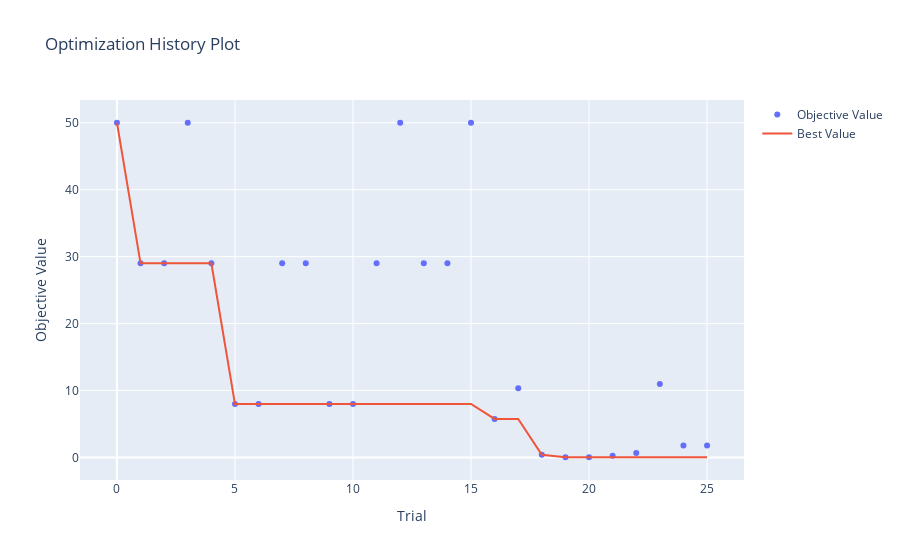

Here is the notebook cell this chart was saved with:
### Code cell
# Plot optimization history. The results of first 10 trials is also included in the figure.
fig = optuna.visualization.plot_optimization_history(study)
fig.show()

### Figure 1 — Plotly figure (JSON) as saved in the notebook; plotly's stock layout.template omitted (floating-point values rounded to 4 significant figures)
{"data": [{"mode": "markers", "name": "Objective Value", "type": "scatter", "x": [0, 1, 2, 3, 4, 5, 6, 7, 8, 9, 10, 11, 12, 13, 14, 15, 16, 17, 18, 19, 20, 21, 22, 23, 24, 25], "y": [50, 29, 29, 50, 29, 8, 8, 29, 29, 8, 8, 29, 50, 29, 29, 50, 5.77, 10.33, 0.41, 0.05, 0.04, 0.25, 0.68, 10.98, 1.81, 1.81]}, {"name": "Best Value", "type": "scatter", "x": [0, 1, 2, 3, 4, 5, 6, 7, 8, 9, 10, 11, 12, 13, 14, 15, 16, 17, 18, 19, 20, 21, 22, 23, 24, 25], "y": [50, 29, 29, 29, 29, 8, 8, 8, 8, 8, 8, 8, 8, 8, 8, 8, 5.77, 5.77, 0.41, 0.05, 0.04, 0.04, 0.04, 0.04, 0.04, 0.04]}], "layout": {"title": {"text": "Optimization History Plot"}, "xaxis": {"title": {"text": "Trial"}}, "yaxis": {"title": {"text": "Objective Value"}}}}
